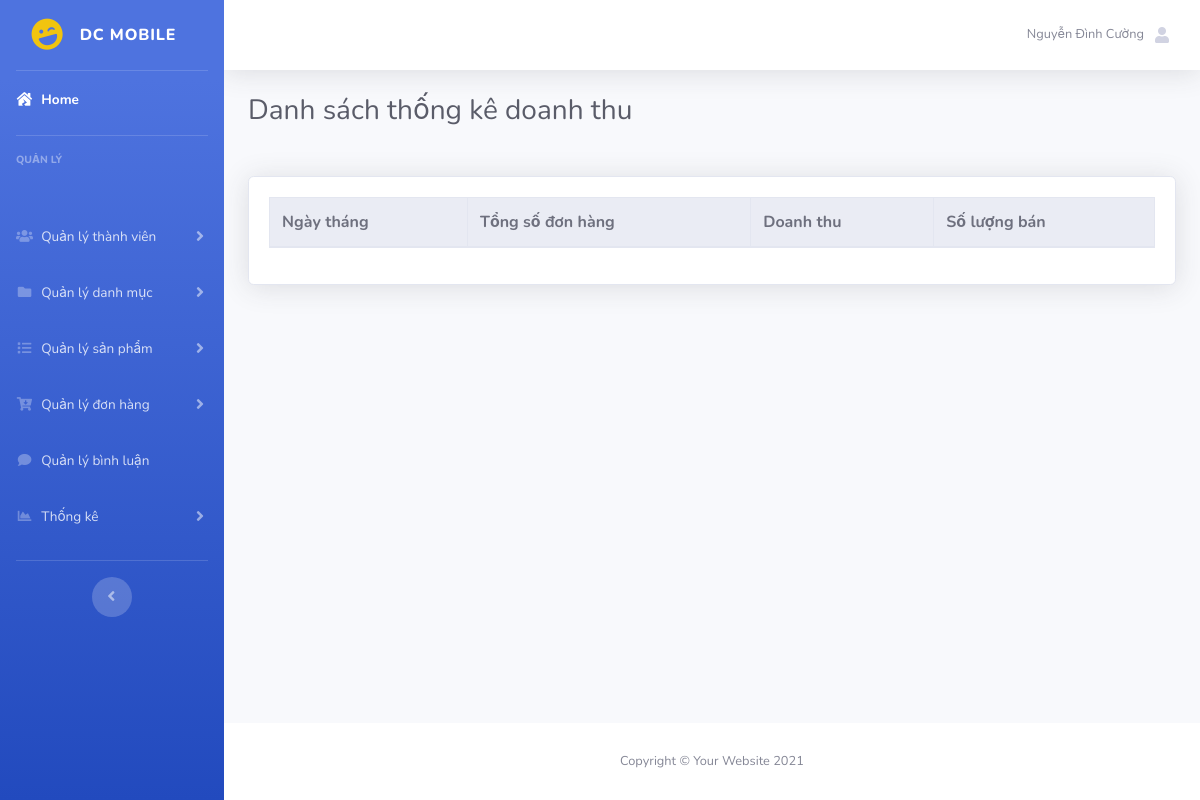
Page /admin/index.php?act=danhsachthongke (signed in) on the earlier database version.
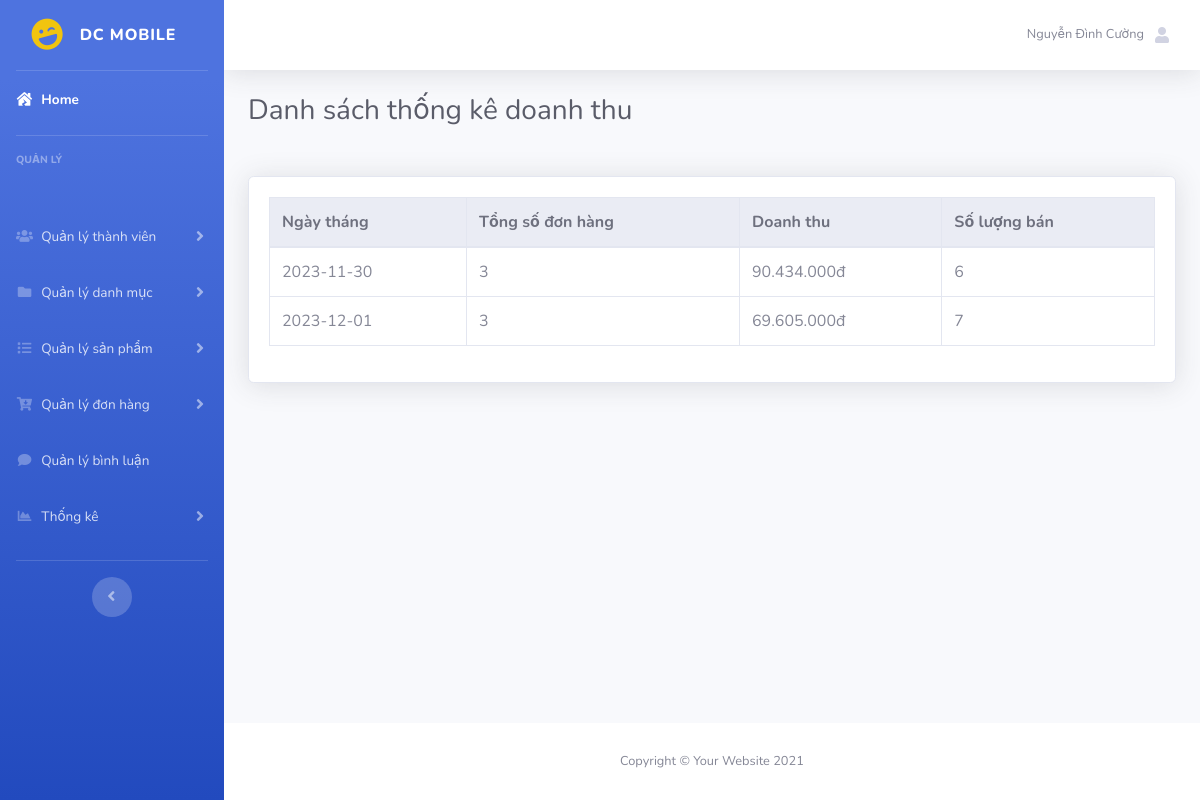
Same page on the later database version.
### tables this page shows
CREATE TABLE `thongke` (
  `id` int(5) NOT NULL,
  `ngaydat` date NOT NULL,
  `donhang` int(10) NOT NULL,
  `doanhthu` varchar(100) NOT NULL,
  `soluongban` int(10) NOT NULL
);

### model/pdo.php (called while the page is built, shortened)
<?php
function pdo_get_connection(){
    $servername = "localhost";
    $username = "root";
    $password = "";
    try {
        $conn = new PDO("mysql:host=$servername;dbname=du_an_1", $username, $password);
        $conn->setAttribute(PDO::ATTR_ERRMODE, PDO::ERRMODE_EXCEPTION);
        return $conn;
    } catch(PDOException $e) {
        echo "Connection failed: " . $e->getMessage();
    }
}
function pdo_query($sql){
    $sql_args=array_slice(func_get_args(),1);
    try{
        $conn=pdo_get_connection();
        $stmt=$conn->prepare($sql);
        $stmt->execute($sql_args);
        $rows=$stmt->fetchAll();
        return $rows;
    }
    catch(PDOException $e){
        throw $e;
    }
    finally{
        unset($conn);
    }
}
?>

### model/donhang.php (called while the page is built, shortened)
<?php
    function load_all_thongke(){
        $query="SELECT * FROM thongke WHERE ngaydat >= DATE_SUB(NOW(), INTERVAL 365 DAY)";
        return pdo_query($query);
    }
?>

### admin/thongke/list.php (the view, shortened to what this page needs)
<div class="container-fluid">
    <h1 class="h3 mb-2 text-gray-800 mb-5">Danh sách thống kê doanh thu</h1>
        <div class="card shadow mb-4">
            <div class="card-body">
                <div class="table-responsive">
                    <table class="table table-bordered" width="100%" cellspacing="0">
                        <thead class="thead-light">
                            <tr>
                                <th>Ngày tháng</th>
                                <th>Tổng số đơn hàng</th>
                                <th>Doanh thu</th>
                                <th>Số lượng bán</th>
                            </tr>
                        </thead>
                        <tbody>
                            <?php
                                foreach ($listthongke as $thongke) {
                                    extract($thongke);
                                    echo '<tr>
                                            <td>'.$ngaydat.'</td>
                                            <td>'.$donhang.'</td>
                                            <td>'.number_format($doanhthu,0,',','.').'đ</td>
                                            <td>'.$soluongban.'</td>
                                        </tr>';
                                }
                            ?>
                        </tbody>
                    </table>
                </div>
            </div>
        </div>
</div>

Differences in the rows shown:
added thongke: ngaydat "2023-11-30", donhang "3", doanhthu "90.434.000", soluongban "6"
added thongke: ngaydat "2023-12-01", donhang "3", doanhthu "69.605.000", soluongban "7"
